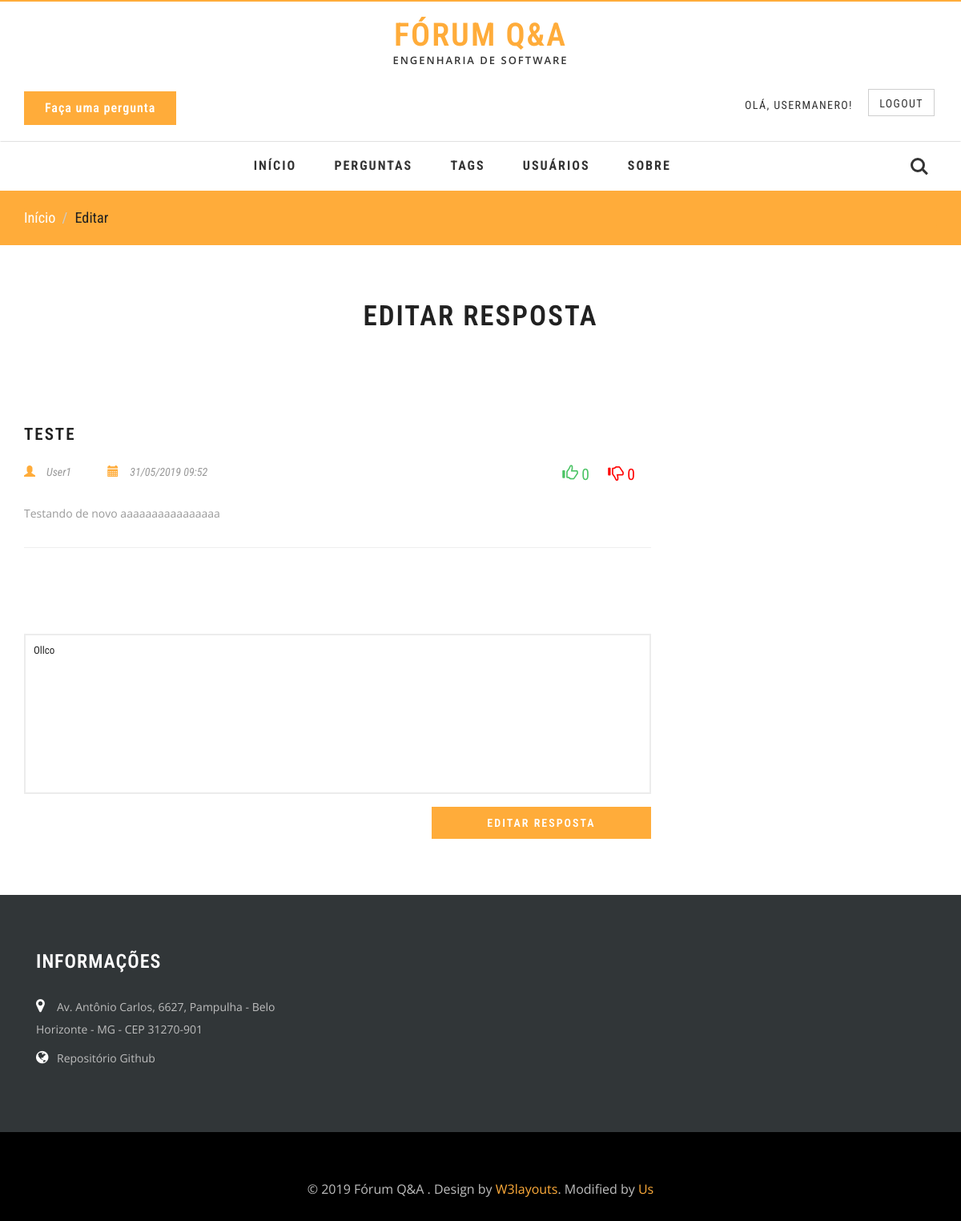
The page /edit_answer/10/ (signed in) on the database its author committed.
### posts/models.py (models this page shows, shortened)
class Question(models.Model):
	title = description = models.CharField(max_length=512)
	description = models.TextField()
	creation_date = models.DateTimeField(auto_now=False, auto_now_add=True)
	last_modification_date = models.DateTimeField(auto_now=True, auto_now_add=False)
	user = models.ForeignKey(User , on_delete=models.CASCADE)
	upvote = models.ManyToManyField(AuthUser, related_name="upvote", blank=True)
	downvote = models.ManyToManyField(AuthUser, related_name="downvote", blank=True)
	def read(id):
		try:
			question = Question.objects.get(id= id)
		except:
			question = None
		return question

class Answer(models.Model):
	description = models.TextField()
	creation_date = models.DateTimeField(auto_now=False, auto_now_add=True)
	last_modification_date = models.DateTimeField(auto_now=True, auto_now_add=False)
	user = models.ForeignKey(User , on_delete=models.CASCADE)
	question = models.ForeignKey(Question, on_delete=models.CASCADE)
	upvote = models.ManyToManyField(AuthUser, related_name="a_upvote", blank=True)
	downvote = models.ManyToManyField(AuthUser, related_name="a_downvote", blank=True)

### posts/views.py (the view)
# urls.py: path('edit_answer/<int:answer_id>/', views.edit_answer, name='edit_answer'),
def edit_answer(request,answer_id):
    answer = get_object_or_404(Answer, pk=answer_id)
    question = Question.read(answer.question.id)
    question_tags = QuestionTag.search(question = answer.question.id)
    tags = [Tag.read(qt.tag.id).name for qt in question_tags]
    context = {
        "title": "Editar resposta",
        "question": question,
        "tags": tags,
        "answer": answer
    }
    user_id = request.user.id
    if(user_id != answer.user.id):
        context['error_message'] = "Usuário atual não é o criador da resposta"
        return redirect("/post/"+str(question.id))
    try:
        description = request.POST['description']
    except (KeyError):
        return render(request, 'answers/edit_answer.html', context)
    else:
        answer.description = description
        answer.save()
        return redirect("/post/"+str(question.id))

### posts/models.py (called while the page is built)
	def read(id):
		try:
			tag = Tag.objects.get(id= id)
		except:
			tag = None
		return tag

	def	search(**kwargs):
		question_tags = []
		result = QuestionTag.objects.filter(**kwargs)
		for el in result:
			question_tags.append(QuestionTag.objects.get(id=el.id))
		return question_tags

### posts/templates/answers/edit_answer.html (shortened to what this page needs)
{% extends "forum/base.html" %}
{% load static %}
{% block content %}
<div class="breadcrumbs">
    <div class="container">
        <ol class="breadcrumb breadcrumb1 animated wow slideInLeft" data-wow-delay=".5s">
            <li><a href="{% url 'forum:index' %}">Início</a></li>
            <li class="active">Editar</li>
        </ol>
    </div>
</div>
<div class="container">
    <div class="banner-bottom">
        <div class="agileits_heading_section">
            <h3 class="wthree_head">Editar Resposta</h3>
        </div>
        <div class="banner-btm-agile">
            <div class="col-md-9 btm-wthree-left">
                <div class="single-left">
                    <div class="single-left1">
                        <h3>{{question.title}}</h3>
                        <ul>
                            <li><span class="glyphicon glyphicon-user" aria-hidden="true"></span><a
                                    href="#">{{question.user}}</a></li>
                            <li><span class="glyphicon glyphicon-calendar" aria-hidden="true"></span><a
                                    href="#">{{question.last_modification_date|date:"d/m/Y H:i"}}</a></li>
                            <div class="vote pull-right">
                                <div class="increment up">
                                    <a class="glyphicon glyphicon-thumbs-up"
                                        href="{% url 'posts:like_toggle' question.id %}"></a>
                                    <span class="count">{{question.upvote.count}}</span>
                                </div>
                                <div class="increment down">
                                    <a class="glyphicon glyphicon-thumbs-down"
                                        href="{% url 'posts:dislike_toggle' question.id %}"></a>
                                    <span class="count">{{question.downvote.count}}</p>
                                </div>
                            </div>
                        </ul>
                        <p>{{question.description}}</p>
                    </div>
                    <hr>
                    <div class="comments">
                        <div class="leave-coment-form">
                            {% if user.is_authenticated %}
                            <form action="{% url 'posts:edit_answer' answer.id %}" id="ans" method="post">
                                <textarea name="description" id="description" placeholder="Digite sua resposta"
                                    required="">{{answer.description}}</textarea>
                                <div class="w3_single_submit">
                                    <input type="submit" value="Editar Resposta">
                                </div>
                            </form>
                            {% endif %}
                        </div>
                    </div>
                </div>
            </div>
        </div>
    </div>
</div>
{% endblock %}

### forum/templates/forum/header.html (shortened to what this page needs)
{% load static %}
<header>
  <div class="w3layouts-top-strip">
    <div class="container">
      <div class="logo">
        <h1><a href="{% url 'forum:index' %}">Fórum Q&A</a></h1>
        <p>Engenharia de Software</p>
      </div>
      <div class="w3ls-social-icons w3l_tags">
          <a href="{% url 'posts:create_post' %}" class="pull-left agileits w3layouts">Faça uma pergunta</a>
          <ul class="tag pull-right">
        {% if user.is_authenticated %}
        <li><h3><a href="{% url 'users:profile' %}" id="wtout-border" class=" pull-right">Olá, {{ user.username }}!</a></h3></li>
        <li><a class="pull-right" href="{% url 'users:logout' %}">Logout</a></li>
        {% else %}
       <li><a class="pull-right" href="{% url 'users:login' %}">Entrar</a></li>
       <li><a class="pull-right" href="{% url 'users:register' %}">Registrar-se</a></li>
        </ul>
        {% endif %}
      </div>
    </div>
  </div>
    <nav class="navbar navbar-default">
      <div class="container">
      <div class="collapse navbar-collapse" id="bs-example-navbar-collapse-1">
        <ul class="nav navbar-nav">
          <li><a href="{% url 'forum:index' %}">Início</a></li>
          <li><a href="{% url 'forum:all_posts' %}">Perguntas</a></li>
          <li><a href="{% url 'forum:all_tags' %}">Tags</a></li>
          <li><a href="{% url 'forum:users' %}">Usuários</a></li>
          <li><a href="{% url 'forum:about' %}">Sobre</a></li>
        </ul>
      </div>
      <div class="w3_agile_login">
            <div class="cd-main-header">
              <a class="cd-search-trigger" href="#cd-search"> <span></span></a>
            </div>
          </div>
          <div class="clearfix"> </div>
      </div>
    </nav>
</header>

### rows shown on the page
Question: title "TESTE", user "User1", last_modification_date "31/05/2019 09:52", upvote.count "0", downvote.count "0", description "Testando de novo aaaaaaaaaaaaaaaa"
Answer: description "Ollco"

### other values the page prints
{{ user.username }} "USERMANERO"
